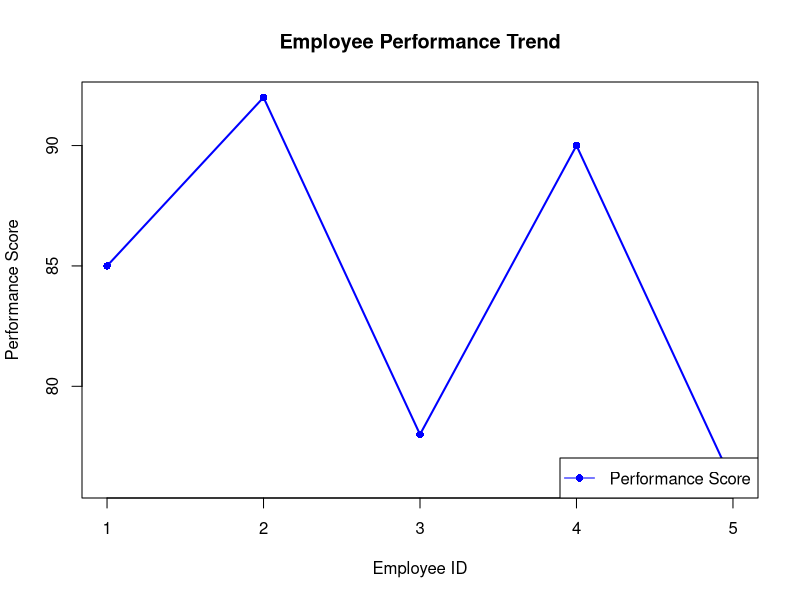
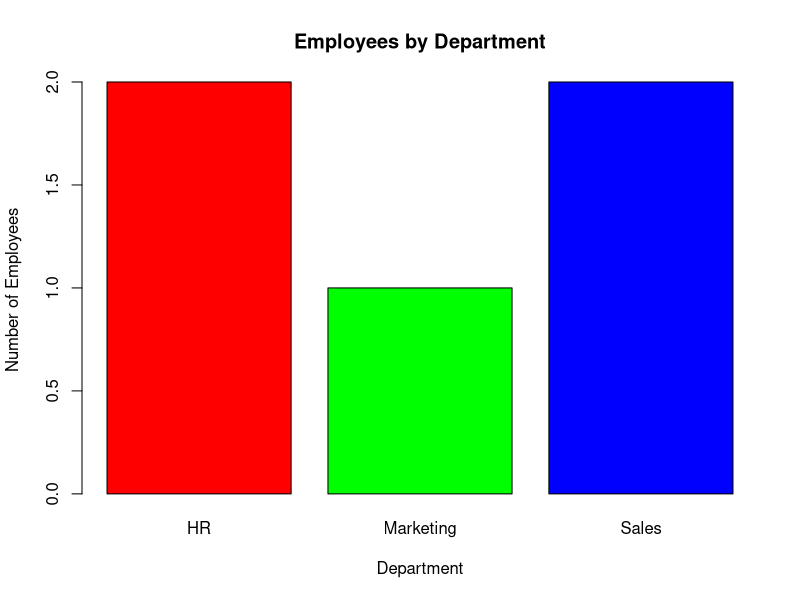
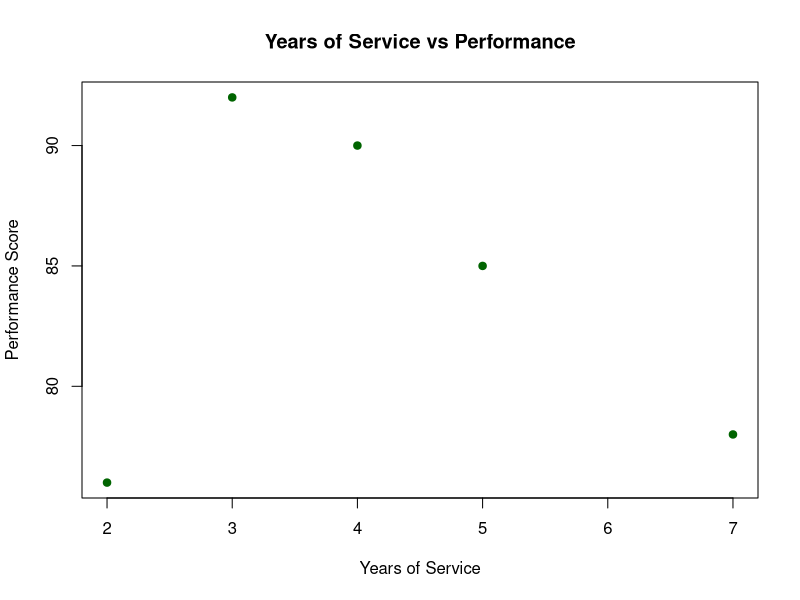

The R source for these figures, in order:
#=========================================
# SET 3: Employee Performance Evaluation
#=========================================

# Create Dataset
employee <- data.frame(
  EmployeeID = c(1, 2, 3, 4, 5),
  Department = c("Sales", "HR", "Marketing", "Sales", "HR"),
  YearsOfService = c(5, 3, 7, 4, 2),
  PerformanceScore = c(85, 92, 78, 90, 76)
)

# Display Dataset
print(employee)

#=========================================
# Task 1: Line Chart
#=========================================

plot(employee$EmployeeID,
     employee$PerformanceScore,
     type = "o",
     col = "blue",
     pch = 16,
     lwd = 2,
     main = "Employee Performance Trend",
     xlab = "Employee ID",
     ylab = "Performance Score")

legend("bottomright",
       legend = "Performance Score",
       col = "blue",
       lty = 1,
       pch = 16)

#=========================================
# Task 2: Bar Chart
#=========================================

dept <- table(employee$Department)

barplot(dept,
        col = c("red", "green", "blue"),
        main = "Employees by Department",
        xlab = "Department",
        ylab = "Number of Employees")

#=========================================
# Task 3: Scatter Plot
#=========================================

plot(employee$YearsOfService,
     employee$PerformanceScore,
     pch = 19,
     col = "darkgreen",
     main = "Years of Service vs Performance",
     xlab = "Years of Service",
     ylab = "Performance Score")

#=========================================
# Scatter Plot Insight
#=========================================

cat("\nScatter Plot Insight:\n")
cat("The scatter plot shows the relationship between years of service and performance score.\n")
cat("Employees with more years of service do not always have higher performance scores.\n")
cat("There is no strong positive correlation in this dataset.\n")

#=========================================
# Task 4: Save Dataset for Tableau
#=========================================

write.csv(employee, "employee.csv", row.names = FALSE)

cat("\nDataset saved as employee.csv\n")
cat("Open employee.csv in Tableau and create:\n")
cat("1. Line Chart\n")
cat("2. Bar Chart\n")
cat("3. Combine both in a Dashboard\n")
